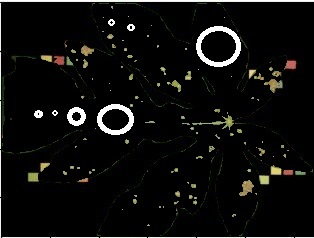
#> input picture estracao-informacao-imagens/img/entrada/doenca-extraida-com-circulo.jpg, 314 x 238 px
$ python detectar-linhas.py
#> lines starting #> are read from the running program, lines starting #| are printed output that depends on the picture; after the words box and inside, x2 and y2 are one past the last pixel; in counts of white or black regions, pixels touching at a corner belong together
import cv2 as cv
import numpy as np
img = cv.imread(cv.samples.findFile('img/entrada/doenca-extraida-com-circulo.jpg'))
#> img is the input picture: shape (238, 314, 3); mean B, G, R 13.2, 14.3, 14.4
gray = cv.cvtColor(img,cv.COLOR_BGR2GRAY)
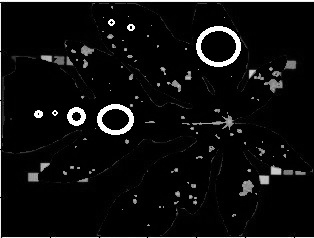
#> gray: shape (238, 314); min 0, max 255, mean 14.2
edges = cv.Canny(gray,50,150,apertureSize = 3)
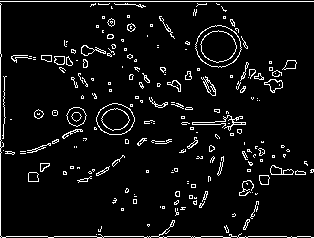
#> edges: shape (238, 314); 6.1% white in thin lines or dots
comprimento_minimo = 1
intervalo_maximo = 200
lines = cv.HoughLinesP(image=edges, rho=1, theta=0.1 * np.pi/360, threshold=50, minLineLength=comprimento_minimo, maxLineGap=intervalo_maximo)
#> lines = 14 rows, first 6: [0, 1, 313, 1], [1, 236, 310, 236], [0, 237, 0, 3], [20, 153, 295, 60], [2, 135, 245, 122], [1, 55, 275, 79]
for line in lines:
    x1,y1,x2,y2 = line[0]
    cv.line(img,(x1,y1),(x2,y2),(0,255,0),2)
#> this loop made 14 passes
#> (x1, y1, x2, y2) on passes 1 to 12: (0, 1, 313, 1), (1, 236, 310, 236), (0, 237, 0, 3), (20, 153, 295, 60), (2, 135, 245, 122), (1, 55, 275, 79), (21, 153, 296, 62), (40, 170, 305, 174), (2, 237, 313, 237), (3, 150, 4, 77), (73, 125, 233, 121), (1, 54, 296, 63)
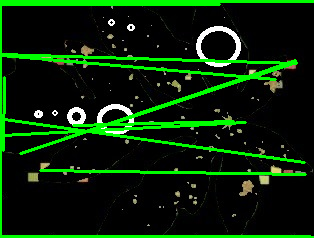
#> img: shape (238, 314, 3); 11.7% of pixels changed, all inside (x1, y1, x2, y2) = (0, 0, 314, 238)
cv.imshow('Resultado',img)
cv.waitKey(0)
